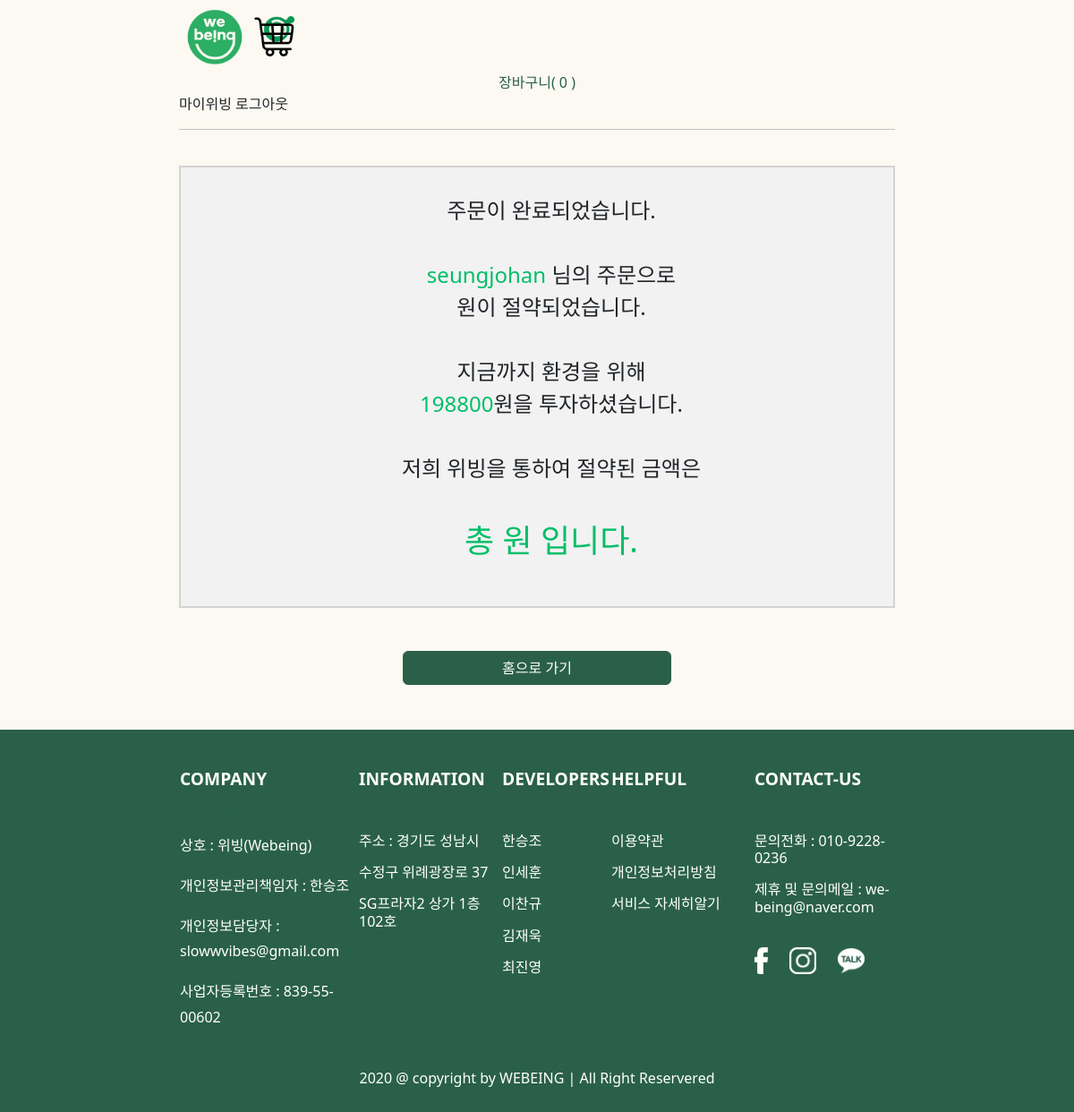
The page /order/payment/complete/ (signed in) on the database as committed earlier.
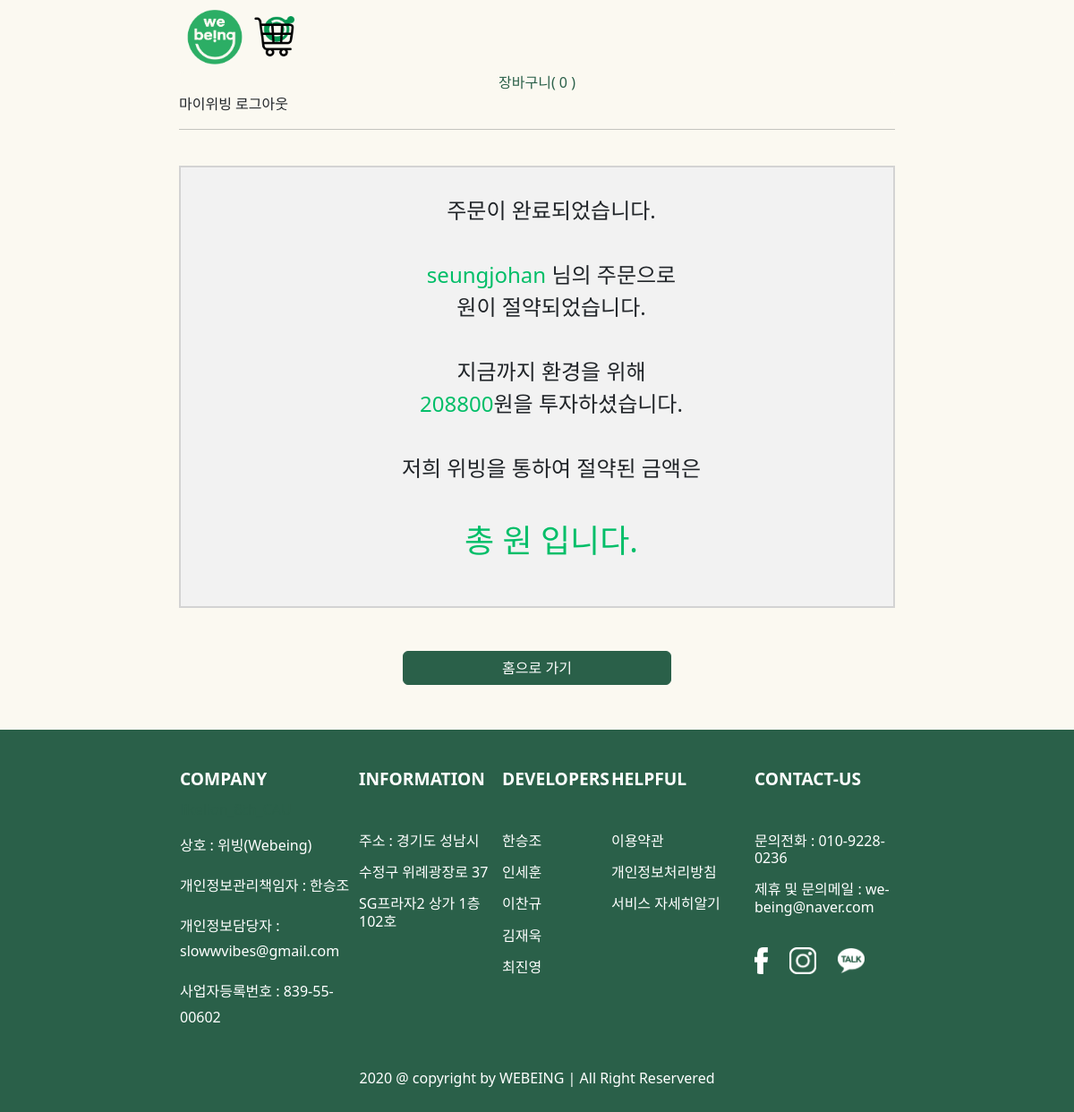
The same page on the database as committed later.
### Account/models.py (models this page shows, shortened)
class User(AbstractBaseUser):
    email = models.EmailField(
        verbose_name='email',
        max_length=255,
        unique=True,
    )
    nickname = models.CharField(
        max_length=20,
        null=False,
        unique=True
    )
    phone_number = models.CharField(max_length=14, null=False, unique=True)
    business_number = models.CharField(max_length=30, null=True, unique=True)
    seller_address = models.CharField(max_length=30, null=True, unique=True)
    seller_name = models.CharField(max_length=30, null=True, unique=True)
    env_money = models.IntegerField(null=True)
    is_active = models.BooleanField(default=True)
    is_admin = models.BooleanField(default=False)
    is_seller = models.BooleanField(null=True, default=True)
    objects = UserManager()
    USERNAME_FIELD = 'email'
    REQUIRED_FIELDS = ['nickname', 'phone_number']

### order/views.py (the view)
# urls.py: path('payment/complete/', order_complete, name='order_complete'),
@ensure_csrf_cookie
@csrf_protect
def order_complete(request):
    cart = Cart(request)
    user = request.user
    orders = Order.objects.filter(user=user)
    order = Order.objects.filter(user=user).first()
    final = 0
    for item in cart:
        OrderItem.objects.create(order=order, product=item['product'], price=item['price'],
                                 quantity=item['quantity'])
    cart.clear()
    for order in orders:
        temp = OrderItem.objects.filter(order=order)
        for orderitem in temp:
            user_item = orderitem.order
            final += orderitem.price
    user_success = User.objects.get(user=user_item)
    user_success.env_money = final
    user_success.save()
    return render(request, 'order/created.html')

### cart/cart.py (called while the page is built)
    def __iter__(self):
        product_ids = self.cart.keys()
        products = Product.objects.filter(id__in=product_ids)
        for product in products:
            self.cart[str(product.id)]['product'] = product
        for item in self.cart.values():
            item['price'] = Decimal(item['price'])
            item['total_price'] = item['price'] * item['quantity']
            yield item

    def clear(self):
        self.session[settings.CART_ID] = {}
        self.session['coupon_id'] = None
        self.session.modified = True

### order/templates/order/created.html (shortened to what this page needs)
{% extends 'base.html' %}
{% load static %}
{% block content %}
<link rel="stylesheet" href="{% static 'css/created.css' %}">
<div class="box-container">
    <div class = "ordercomplete" style="background-color:#F2F2F2;">
        <ul id = "fontsize15" style = "list-style: none; ">
            <li>주문이 완료되었습니다.</li><br>
            <li><span id="green">{{user.nickname}}</span> 님의 주문으로</li>
            <li>원이 절약되었습니다.</li><br>
            <li>지금까지 환경을 위해</li>
            <li><span id="green">{{user.env_money}}</span>원을 투자하셨습니다.</li><br>
            <li>저희 위빙을 통하여 절약된 금액은</li><br>
            <li id="finalfont">총 {{total}}원 입니다.</li>
        </ul>
    </div>
</div>
<div id = "gohome" style="margin-top: 3rem;">
    <a href = "{% url 'shop:product_all' %}">
        <p class="text-center">
            <button type="button" class="btn btn-success" style="width:300px;">홈으로 가기</button>
        </p>
    </a>
</div>
{% endblock %}

Rows that differ between the two databases and show on the page:
changed User "seungjohan": env_money "198800" → "208800"
